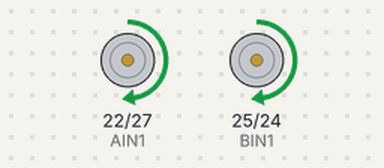
The program below on a simulated Raspberry Pi (BCM pin numbers). On the bench: motor-driver pin pairs drawn as motors (green arrow = first pin HIGH = forward, orange = second pin HIGH = backward, longer = more drive, scaled by the enable pin).

Above: at 1.5 s.
At 4.5 s:
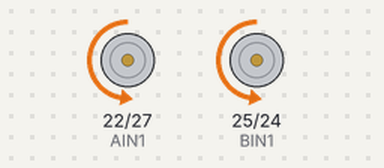
At 7.5 s:
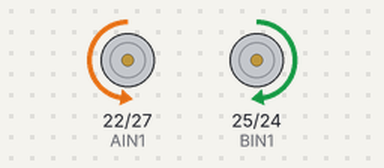
At 13.5 s:
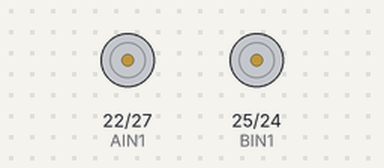
Timing chart, 0 to 19.5 s (numbered marks = the images above):
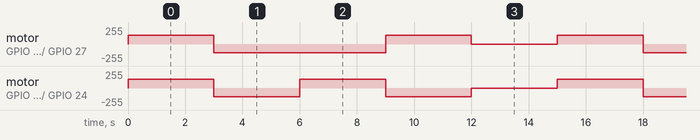

Measured:
- by itself, motor on GPIO 22 (AIN1) / GPIO 27 (AIN2): repeats every 15.0 s: backward 128/255 6.0 s, forward 128/255 3.0 s, stopped 3.0 s, forward 128/255 3.0 s
- by itself, motor on GPIO 25 (BIN1) / GPIO 24 (BIN2): repeats every 15.0 s: backward 128/255 3.0 s, forward 128/255 3.0 s, backward 128/255 3.0 s, stopped 3.0 s, forward 128/255 3.0 s

The program:

basic_movement.py
```python
import RPi.GPIO as GPIO
import time


PWMA = 18
AIN1 = 22
AIN2 = 27

PWMB = 23
BIN1 = 25
BIN2 = 24
                                               # 运动方向


def t_up(speed,t_time):
    """前进"""
    L_Motor.ChangeDutyCycle(speed)
    GPIO.output(AIN2, False)
    GPIO.output(AIN1, True)                     # 左前

    R_Motor.ChangeDutyCycle(speed)
    GPIO.output(BIN2, False)
    GPIO.output(BIN1, True)                     # 右前
    time.sleep(t_time)


def t_down(speed,t_time):
    """后退"""
    L_Motor.ChangeDutyCycle(speed)
    GPIO.output(AIN2, True)                     # 左后
    GPIO.output(AIN1, False)

    R_Motor.ChangeDutyCycle(speed)
    GPIO.output(BIN2, True)                     # 右后
    GPIO.output(BIN1, False)
    time.sleep(t_time)


def t_left(speed,t_time):
    """原地左转"""
    L_Motor.ChangeDutyCycle(speed)
    GPIO.output(AIN2, True)                     # 左后
    GPIO.output(AIN1, False)

    R_Motor.ChangeDutyCycle(speed)
    GPIO.output(BIN2, False)
    GPIO.output(BIN1, True)                     # 右前
    time.sleep(t_time)


def t_right(speed,t_time):
    """原地右转"""
    L_Motor.ChangeDutyCycle(speed)
    GPIO.output(AIN2, False)
    GPIO.output(AIN1, True)                     # 左前

    R_Motor.ChangeDutyCycle(speed)
    GPIO.output(BIN2, True)                     # 右后
    GPIO.output(BIN1, False)
    time.sleep(t_time)


def t_stop(t_time):
    """停止"""
    L_Motor.ChangeDutyCycle(0)
    GPIO.output(AIN2, False)
    GPIO.output(AIN1, False)

    R_Motor.ChangeDutyCycle(0)
    GPIO.output(BIN2, False)
    GPIO.output(BIN1, False)
    time.sleep(t_time)


def setup():
    """初始化"""
    GPIO.setwarnings(False)                    # 忽略警告
    GPIO.setmode(GPIO.BCM)                     # 设置编号方式
    GPIO.setup(AIN2, GPIO.OUT)                 # 设置为输出模式
    GPIO.setup(AIN1, GPIO.OUT)
    GPIO.setup(PWMA, GPIO.OUT)

    GPIO.setup(BIN1, GPIO.OUT)
    GPIO.setup(BIN2, GPIO.OUT)
    GPIO.setup(PWMB, GPIO.OUT)

    global L_Motor                             # 设置全局变量
    L_Motor = GPIO.PWM(PWMA, 100)              # 初始化一个频率为100Hz的PWM实例
    L_Motor.start(0)                           # 启用PWM

    global R_Motor
    R_Motor = GPIO.PWM(PWMB, 100)
    R_Motor.start(0)


def loop():
    """主循环"""
    while True:
        t_up(50, 3)
        t_down(50, 3)
        t_left(50, 3)
        t_right(50, 3)
        t_stop(3)


def destroy():
    """释放资源"""
    L_Motor.stop()                             # 停止PWM实例
    R_Motor.stop()
    GPIO.cleanup()                             # 释放引脚


if __name__ == '__main__':                     # 程序入口
    setup()
    try:
        loop()
    except KeyboardInterrupt:                  # 使用“ Ctrl + C”快捷键终止程序
        destroy()
```
